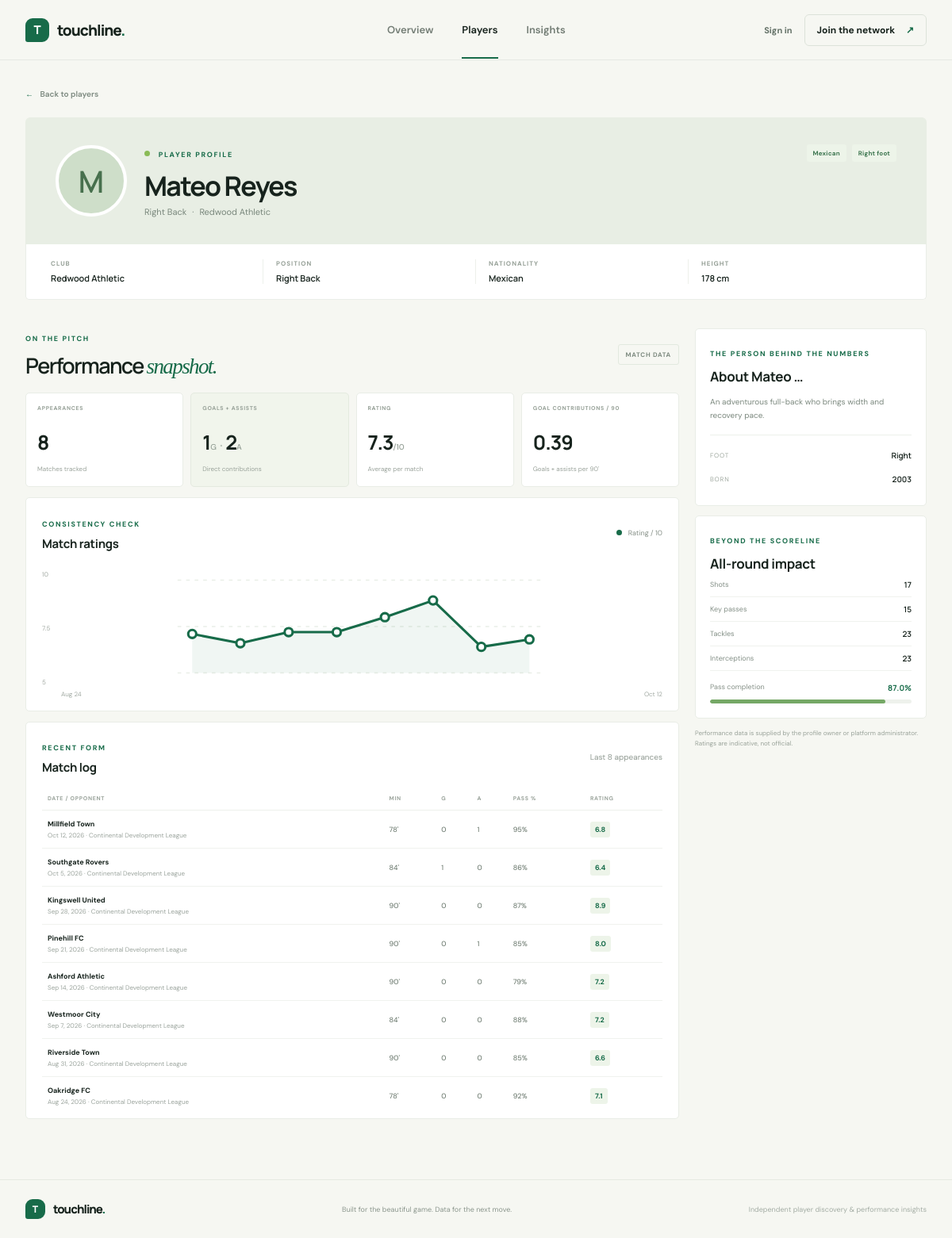
Screenshot of /players/9/ with the database file from the repository.
### players/models.py (models this page shows, shortened)
class Player(models.Model):
    POSITION_CHOICES = [
        ('GK', 'Goalkeeper'),
        ('CB', 'Centre Back'),
        ('LB', 'Left Back'),
        ('RB', 'Right Back'),
        ('DM', 'Defensive Midfielder'),
        ('CM', 'Central Midfielder'),
        ('AM', 'Attacking Midfielder'),
        ('LW', 'Left Winger'),
        ('RW', 'Right Winger'),
        ('ST', 'Striker'),
    ]
    name = models.CharField(max_length=100)
    date_of_birth = models.DateField()
    nationality = models.CharField(max_length=100)
    position = models.CharField(
        max_length=2,
        choices=POSITION_CHOICES
    )
    preferred_foot = models.CharField(
        max_length=10,
        choices=[
            ('Left', 'Left'),
            ('Right', 'Right'),
        ]
    )
    height = models.FloatField(
        help_text="Height in centimeters"
    )
    club = models.CharField(max_length=100)
    profile_image = models.ImageField(
        upload_to='players/',
        blank=True,
        null=True
    )
    bio = models.TextField(
        blank=True
    )
    user = models.OneToOneField(
        settings.AUTH_USER_MODEL,
        on_delete=models.SET_NULL,
        related_name="player_profile",
        blank=True,
        null=True,
    )
    created_at = models.DateTimeField(
        auto_now_add=True
    )

### analytics/models.py (models this page shows, shortened)
class MatchPerformance(models.Model):
    player = models.ForeignKey(
        Player,
        on_delete=models.CASCADE,
        related_name="performances",
    )
    match_date = models.DateField()
    opponent = models.CharField(max_length=100)
    competition = models.CharField(max_length=120, blank=True)
    minutes_played = models.PositiveSmallIntegerField(default=90)
    goals = models.PositiveSmallIntegerField(default=0)
    assists = models.PositiveSmallIntegerField(default=0)
    shots = models.PositiveSmallIntegerField(default=0)
    key_passes = models.PositiveSmallIntegerField(default=0)
    tackles = models.PositiveSmallIntegerField(default=0)
    interceptions = models.PositiveSmallIntegerField(default=0)
    pass_completion = models.FloatField(
        default=0,
        validators=[MinValueValidator(0), MaxValueValidator(100)],
        help_text="Pass completion percentage",
    )
    rating = models.FloatField(
        default=0,
        validators=[MinValueValidator(0), MaxValueValidator(10)],
        help_text="Performance rating out of 10",
    )
    class Meta:
        ordering = ["-match_date", "-id"]
        constraints = [
            models.UniqueConstraint(
                fields=["player", "match_date", "opponent"],
                name="unique_player_match",
            ),
        ]

### players/views.py (the view)
# urls.py: path('<int:player_id>/', views.player_detail, name='player_detail'),
def player_detail(request, player_id):
    player = get_object_or_404(Player, id=player_id)
    performance_query = MatchPerformance.objects.filter(player=player)
    recent_performances = list(
        performance_query.order_by("-match_date", "-id")[:8]
    )
    chart = list(reversed(recent_performances))
    totals = performance_query.aggregate(
        appearances=Count("id"),
        minutes=Sum("minutes_played"),
        goals=Sum("goals"),
        assists=Sum("assists"),
        shots=Sum("shots"),
        key_passes=Sum("key_passes"),
        tackles=Sum("tackles"),
        interceptions=Sum("interceptions"),
        pass_completion=Avg("pass_completion"),
        rating=Avg("rating"),
    )
    minutes = totals["minutes"] or 0
    totals["goal_contributions_per_90"] = (
        ((totals["goals"] or 0) + (totals["assists"] or 0)) * 90 / minutes
        if minutes
        else 0
    )
    chart_points = []
    if chart:
        for index, performance in enumerate(chart):
            x = 12 + (index * 276 / max(len(chart) - 1, 1))
            y = 86 - (max(5, min(performance.rating, 10)) - 5) / 5 * 76
            chart_points.append(
                {
                    "x": round(x, 1),
                    "y": round(y, 1),
                    "rating": performance.rating,
                    "date": performance.match_date,
                    "opponent": performance.opponent,
                }
            )
    return render(
        request,
        'players/player_detail.html',
        {
            "player": player,
            "totals": totals,
            "performances": recent_performances,
            "chart_points": chart_points,
            "chart_line": " ".join(
                f'{point["x"]},{point["y"]}' for point in chart_points
            ),
        },
    )

### players/templates/players/player_detail.html (shortened to what this page needs)
{% extends "base.html" %}
{% block content %}
<section class="profile-hero page-shell">
    <a class="back-link" href="{% url 'player_list' %}"><span aria-hidden="true">←</span> Back to players</a>
    <div class="profile-banner">
        <div class="profile-identity">
            <div class="profile-avatar">{% if player.profile_image %}<img src="{{ player.profile_image.url }}" alt="Portrait of {{ player.name }}">{% else %}<span>{{ player.name|slice:":1" }}</span>{% endif %}</div>
            <div><span class="eyebrow"><span class="eyebrow-dot"></span> PLAYER PROFILE</span><h1>{{ player.name }}</h1><p class="profile-subtitle">{{ player.get_position_display }} <span>·</span> {{ player.club }}</p></div>
        </div>
        <div class="profile-badges"><span class="role-tag">{{ player.nationality }}</span><span class="role-tag">{{ player.get_preferred_foot_display }} foot</span></div>
    </div>
    <div class="profile-facts">
        <div><span>CLUB</span><strong>{{ player.club }}</strong></div><div><span>POSITION</span><strong>{{ player.get_position_display }}</strong></div><div><span>NATIONALITY</span><strong>{{ player.nationality }}</strong></div><div><span>HEIGHT</span><strong>{{ player.height|floatformat:0 }} cm</strong></div>
    </div>
</section>
<section class="profile-content page-shell">
    <div class="profile-main">
        <div class="section-heading compact-heading"><div><span class="eyebrow">ON THE PITCH</span><h2>Performance <em>snapshot.</em></h2></div><span class="data-pill">MATCH DATA</span></div>
        <div class="profile-stat-grid">
            <article class="profile-stat"><span>APPEARANCES</span><strong>{{ totals.appearances|default:0 }}</strong><small>Matches tracked</small></article>
            <article class="profile-stat featured-stat"><span>GOALS + ASSISTS</span><strong>{{ totals.goals|default:0 }}<small>G</small> <i>·</i> {{ totals.assists|default:0 }}<small>A</small></strong><small>Direct contributions</small></article>
            <article class="profile-stat"><span>RATING</span><strong>{% if totals.rating %}{{ totals.rating|floatformat:1 }}{% else %}—{% endif %}<small>/10</small></strong><small>Average per match</small></article>
            <article class="profile-stat"><span>GOAL CONTRIBUTIONS / 90</span><strong>{{ totals.goal_contributions_per_90|floatformat:2 }}</strong><small>Goals + assists per 90'</small></article>
        </div>
        <div class="chart-card">
            <div class="chart-heading"><div><span class="eyebrow">CONSISTENCY CHECK</span><h3>Match ratings</h3></div><span class="chart-legend"><i></i> Rating / 10</span></div>
            {% if chart_points %}
            <div class="rating-chart">
                <div class="chart-y-labels"><span>10</span><span>7.5</span><span>5</span></div>
                <svg viewBox="0 0 300 100" role="img" aria-label="Player match rating trend across their latest matches">
                    <line class="chart-gridline" x1="0" y1="10" x2="300" y2="10"></line><line class="chart-gridline" x1="0" y1="48" x2="300" y2="48"></line><line class="chart-gridline" x1="0" y1="86" x2="300" y2="86"></line>
                    {% if chart_points|length > 1 %}<polyline class="chart-area" points="12,86 {{ chart_line }} 288,86"></polyline><polyline class="chart-line" points="{{ chart_line }}"></polyline>{% endif %}
                    {% for point in chart_points %}<circle class="chart-point" cx="{{ point.x }}" cy="{{ point.y }}" r="3.3"><title>{{ point.opponent }}: {{ point.rating|floatformat:1 }}</title></circle>{% endfor %}
                </svg>
            </div>
            <div class="chart-x-labels">{% for point in chart_points %}<span>{% if forloop.first or forloop.last %}{{ point.date|date:"M j" }}{% endif %}</span>{% endfor %}</div>
            {% else %}<p class="no-chart-data">Add match performances to see rating trends here.</p>{% endif %}
        </div>
        <div class="match-card">
            <div class="chart-heading"><div><span class="eyebrow">RECENT FORM</span><h3>Match log</h3></div><span class="muted-label">Last {{ performances|length }} appearances</span></div>
            {% if performances %}
            <div class="table-scroll"><table><thead><tr><th>DATE / OPPONENT</th><th>MIN</th><th>G</th><th>A</th><th>PASS %</th><th>RATING</th></tr></thead><tbody>
                {% for match in performances %}<tr><td><strong>{{ match.opponent }}</strong><small>{{ match.match_date|date:"M j, Y" }}{% if match.competition %} · {{ match.competition }}{% endif %}</small></td><td>{{ match.minutes_played }}'</td><td>{{ match.goals }}</td><td>{{ match.assists }}</td><td>{{ match.pass_completion|floatformat:0 }}%</td><td><span class="rating-chip">{{ match.rating|floatformat:1 }}</span></td></tr>{% endfor %}
            </tbody></table></div>
            {% else %}<p class="no-chart-data">No match records for this player yet.</p>{% endif %}
        </div>
    </div>
    <aside class="profile-aside">
        <article class="about-card"><span class="eyebrow">THE PERSON BEHIND THE NUMBERS</span><h3>About {{ player.name|truncatewords:1 }}</h3>{% if player.bio %}<p>{{ player.bio|linebreaksbr }}</p>{% else %}<p>This player hasn't added a profile introduction yet. Check back as their story develops.</p>{% endif %}<div class="about-divider"></div><div class="about-footnote"><span>FOOT</span><strong>{{ player.get_preferred_foot_display }}</strong></div><div class="about-footnote"><span>BORN</span><strong>{{ player.date_of_birth|date:"Y" }}</strong></div></article>
        <article class="impact-card"><span class="eyebrow">BEYOND THE SCORELINE</span><h3>All-round impact</h3><div class="impact-row"><span>Shots</span><strong>{{ totals.shots|default:0 }}</strong></div><div class="impact-row"><span>Key passes</span><strong>{{ totals.key_passes|default:0 }}</strong></div><div class="impact-row"><span>Tackles</span><strong>{{ totals.tackles|default:0 }}</strong></div><div class="impact-row"><span>Interceptions</span><strong>{{ totals.interceptions|default:0 }}</strong></div><div class="pass-rate"><span><span>Pass completion</span><strong>{% if totals.pass_completion %}{{ totals.pass_completion|floatformat:1 }}%{% else %}—{% endif %}</strong></span><div class="pass-track"><i style="width: {% if totals.pass_completion %}{{ totals.pass_completion }}{% else %}0{% endif %}%"></i></div></div></article>
        <p class="data-disclaimer">Performance data is supplied by the profile owner or platform administrator. Ratings are indicative, not official.</p>
    </aside>
</section>
{% endblock %}

### rows the page displays
Player: name "M", name "Mateo Reyes", position "Right Back", club "Redwood Athletic", nationality "Mexican", preferred_foot "Right", height "178", name "Mateo …", bio "An adventurous full-back who brings width and recovery pace.", date_of_birth "2003"
MatchPerformance: date "Aug 24", opponent "Oakridge FC", match_date "Aug 24, 2026", competition "Continental Development League", minutes_played "78", goals "0", assists "0", pass_completion "92", rating "7.1"
MatchPerformance: date "Oct 12", opponent "Millfield Town", match_date "Oct 12, 2026", competition "Continental Development League", minutes_played "78", goals "0", assists "1", pass_completion "95", rating "6.8"
MatchPerformance: opponent "Southgate Rovers", match_date "Oct 5, 2026", competition "Continental Development League", minutes_played "84", goals "1", assists "0", pass_completion "86", rating "6.4"
MatchPerformance: opponent "Kingswell United", match_date "Sep 28, 2026", competition "Continental Development League", minutes_played "90", goals "0", assists "0", pass_completion "87", rating "8.9"
MatchPerformance: opponent "Pinehill FC", match_date "Sep 21, 2026", competition "Continental Development League", minutes_played "90", goals "0", assists "1", pass_completion "85", rating "8.0"
MatchPerformance: opponent "Ashford Athletic", match_date "Sep 14, 2026", competition "Continental Development League", minutes_played "90", goals "0", assists "0", pass_completion "79", rating "7.2"
MatchPerformance: opponent "Westmoor City", match_date "Sep 7, 2026", competition "Continental Development League", minutes_played "84", goals "0", assists "0", pass_completion "88", rating "7.2"
MatchPerformance: opponent "Riverside Town", match_date "Aug 31, 2026", competition "Continental Development League", minutes_played "90", goals "0", assists "0", pass_completion "85", rating "6.6"

### other values shown
{{ totals.appearances|default:0 }} "8"
{{ totals.goals|default:0 }} "1"
{{ totals.assists|default:0 }} "2"
{{ totals.rating|floatformat:1 }} "7.3"
{{ totals.goal_contributions_per_90|floatformat:2 }} "0.39"
{{ performances|length }} "8"
{{ totals.shots|default:0 }} "17"
{{ totals.key_passes|default:0 }} "15"
{{ totals.tackles|default:0 }} "23"
{{ totals.interceptions|default:0 }} "23"
{{ totals.pass_completion|floatformat:1 }} "87.0"
